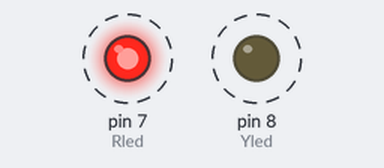
Bench run of a sketch on a simulated Arduino Uno, built with avr-gcc and run on an emulated ATmega328P. Parts: output pins drawn as LEDs (lit = HIGH). Dashed ring = blinking.

Above: at 0.5 s.
Timing chart, 0 to 4.6 s (numbered marks = the images above):
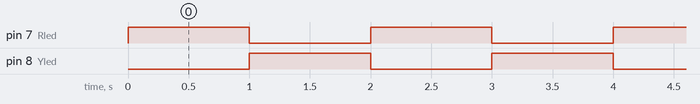

Measured:
- by itself, pin 7 (Rled), pin 8 (Yled): alternates HIGH for 1.0 s and LOW for 1.0 s

The sketch:

Two-color_LED.ino
```cpp
/*
 * Author: SMRAZA KEEN
 * Date:2016/07/21
 * IDE V1.6.9
 * Address:http://www.amazon.com/shops/smraza
 * Function:
 */
const int Rled=7;
const int Yled=8;
void setup()
{
  pinMode(Rled,OUTPUT);
  pinMode(Yled,OUTPUT);
}
void loop()
{
  digitalWrite(Rled,HIGH);
  digitalWrite(Yled,LOW);
  delay(1000);
  digitalWrite(Rled,LOW);
  digitalWrite(Yled,HIGH);
  delay(1000);
}
```
